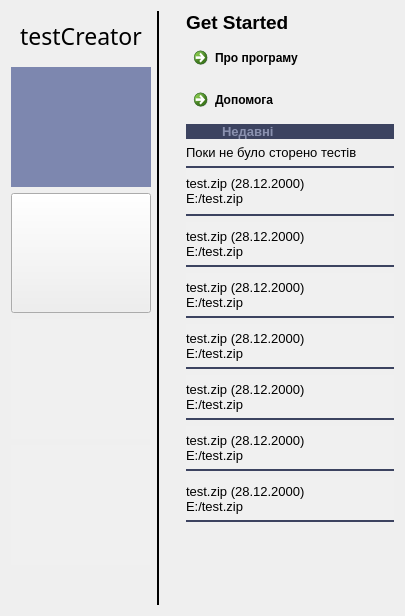
      <widget class="QWidget" name="page">
       <layout class="QGridLayout" name="gridLayout_2">
        <item row="0" column="0">
         <layout class="QHBoxLayout" name="horizontalLayout_3">
          <item>
           <layout class="QHBoxLayout" name="horizontalLayout">
            <property name="rightMargin">
             <number>20</number>
            </property>
            <item>
             <layout class="QVBoxLayout" name="verticalLayout">
              <property name="rightMargin">
               <number>0</number>
              </property>
              <item>
               <widget class="QLabel" name="label">
                <property name="minimumSize">
                 <size>
                  <width>0</width>
                  <height>50</height>
                 </size>
                </property>
                <property name="font">
                 <font>
                  <family>Bahnschrift</family>
                  <pointsize>17</pointsize>
                  <weight>50</weight>
                  <bold>false</bold>
                 </font>
                </property>
                <property name="text">
                 <string>testCreator</string>
                </property>
                <property name="alignment">
                 <set>Qt::AlignCenter</set>
                </property>
               </widget>
              </item>
              <item>
               <widget class="QPushButton" name="btn_home">
                <property name="minimumSize">
                 <size>
                  <width>140</width>
                  <height>120</height>
                 </size>
                </property>
                <property name="maximumSize">
                 <size>
                  <width>140</width>
                  <height>16777215</height>
                 </size>
                </property>
                <property name="toolTip">
                 <string>Home</string>
                </property>
                <property name="statusTip">
                 <string>Головна сторінка</string>
                </property>
                <property name="styleSheet">
                 <string notr="true">QPushButton { background: #7D87AF; border: none; }
</string>
                </property>
                <property name="text">
                 <string/>
                </property>
                <property name="icon">
                 <iconset resource="img.qrc">
                  <normaloff>:/img/home.png</normaloff>:/img/home.png</iconset>
                </property>
                <property name="iconSize">
                 <size>
                  <width>80</width>
                  <height>80</height>
                 </size>
                </property>
                <property name="autoDefault">
                 <bool>false</bool>
                </property>
                <property name="default">
                 <bool>false</bool>
                </property>
                <property name="flat">
                 <bool>false</bool>
                </property>
               </widget>
              </item>
              <item>
               <widget class="QPushButton" name="btn_create_new">
                <property name="minimumSize">
                 <size>
                  <width>140</width>
                  <height>120</height>
                 </size>
                </property>
                <property name="maximumSize">
                 <size>
                  <width>140</width>
                  <height>16777215</height>
                 </size>
                </property>
                <property name="toolTip">
                 <string>New </string>
                </property>
                <property name="statusTip">
                 <string>Створити новий тест</string>
                </property>
                <property name="text">
                 <string/>
                </property>
                <property name="icon">
                 <iconset resource="img.qrc">
                  <normaloff>:/img/new1.png</normaloff>:/img/new1.png</iconset>
                </property>
                <property name="iconSize">
                 <size>
                  <width>80</width>
                  <height>80</height>
                 </size>
                </property>
                <property name="flat">
                 <bool>false</bool>
                </property>
               </widget>
              </item>
              <item>
               <widget class="QPushButton" name="btn_open">
                <property name="minimumSize">
                 <size>
                  <width>140</width>
                  <height>120</height>
                 </size>
                </property>
                <property name="maximumSize">
                 <size>
                  <width>140</width>
                  <height>16777215</height>
                 </size>
                </property>
                <property name="toolTip">
                 <string>Open file</string>
                </property>
                <property name="statusTip">
                 <string>Відкрити готовий тест</string>
                </property>
                <property name="styleSheet">
                 <string notr="true">QPushButton { background: rgb(240, 240, 240); border: none; }
:hover {background: #7D87AF	; }</string>
                </property>
                <property name="text">
                 <string/>
                </property>
                <property name="icon">
                 <iconset resource="img.qrc">
                  <normaloff>:/img/open1.png</normaloff>:/img/open1.png</iconset>
                </property>
                <property name="iconSize">
                 <size>
                  <width>85</width>
                  <height>85</height>
                 </size>
                </property>
                <property name="flat">
                 <bool>false</bool>
                </property>
               </widget>
              </item>
              <item>
               <widget class="QPushButton" name="btn_import">
                <property name="minimumSize">
                 <size>
                  <width>140</width>
                  <height>120</height>
                 </size>
                </property>
                <property name="maximumSize">
                 <size>
                  <width>140</width>
                  <height>16777215</height>
                 </size>
                </property>
                <property name="toolTip">
                 <string>Import</string>
                </property>
                <property name="statusTip">
                 <string>Швидкий імпорт docx</string>
                </property>
                <property name="whatsThis">
                 <string/>
                </property>
                <property name="accessibleDescription">
                 <string/>
                </property>
                <property name="autoFillBackground">
                 <bool>false</bool>
                </property>
                <property name="styleSheet">
                 <string notr="true">QPushButton { background: rgb(240, 240, 240); border: none; }
:hover {background: #7D87AF	; }</string>
                </property>
                <property name="text">
                 <string/>
                </property>
                <property name="icon">
                 <iconset resource="img.qrc">
                  <normaloff>:/img/import.png</normaloff>:/img/import.png</iconset>
                </property>
                <property name="iconSize">
                 <size>
                  <width>82</width>
                  <height>82</height>
                 </size>
                </property>
                <property name="flat">
                 <bool>true</bool>
                </property>
               </widget>
              </item>
              <item>
               <spacer name="verticalSpacer">
                <property name="orientation">
                 <enum>Qt::Vertical</enum>
                </property>
                <property name="sizeHint" stdset="0">
                 <size>
                  <width>20</width>
                  <height>40</height>
                 </size>
                </property>
               </spacer>
              </item>
             </layout>
            </item>
            <item>
             <widget class="Line" name="line">
              <property name="frameShadow">
               <enum>QFrame::Plain</enum>
              </property>
              <property name="lineWidth">
               <number>2</number>
              </property>
              <property name="orientation">
               <enum>Qt::Vertical</enum>
              </property>
             </widget>
            </item>
           </layout>
          </item>
          <item>
           <layout class="QVBoxLayout" name="verticalLayout_2">
            <item>
             <layout class="QHBoxLayout" name="horizontalLayout_2">
              <property name="topMargin">
               <number>0</number>
              </property>
              <item>
               <layout class="QVBoxLayout" name="verticalLayout_3">
                <item>
                 <widget class="QLabel" name="label_2">
                  <property name="font">
                   <font>
                    <family>Segoe UI</family>
                    <pointsize>14</pointsize>
                    <weight>75</weight>
                    <bold>true</bold>
                   </font>
                  </property>
                  <property name="text">
                   <string>Get Started</string>
                  </property>
                 </widget>
                </item>
                <item>
                 <widget class="QCommandLinkButton" name="commandLinkButton">
                  <property name="font">
                   <font>
                    <family>Segoe UI</family>
                    <pointsize>9</pointsize>
                   </font>
                  </property>
                  <property name="styleSheet">
                   <string notr="true">:hover {background: #7D87AF; }</string>
                  </property>
                  <property name="text">
                   <string>Про програму</string>
                  </property>
                  <property name="icon">
                   <iconset resource="img.qrc">
                    <normaloff>:/img/multimedia-option.png</normaloff>:/img/multimedia-option.png</iconset>
                  </property>
                 </widget>
                </item>
                <item>
                 <widget class="QCommandLinkButton" name="commandLinkButton_2">
                  <property name="font">
                   <font>
                    <family>Segoe UI</family>
                    <pointsize>9</pointsize>
                   </font>
                  </property>
                  <property name="styleSheet">
                   <string notr="true">:hover {background: #7D87AF; }</string>
                  </property>
                  <property name="text">
                   <string>Допомога</string>
                  </property>
                  <property name="icon">
                   <iconset resource="img.qrc">
                    <normaloff>:/img/multimedia-option.png</normaloff>:/img/multimedia-option.png</iconset>
                  </property>
                 </widget>
                </item>
               </layout>
              </item>
              <item>
               <spacer name="horizontalSpacer">
                <property name="orientation">
                 <enum>Qt::Horizontal</enum>
                </property>
                <property name="sizeHint" stdset="0">
                 <size>
                  <width>40</width>
                  <height>20</height>
                 </size>
                </property>
               </spacer>
              </item>
             </layout>
            </item>
            <item>
             <widget class="QLabel" name="label_3">
              <property name="font">
               <font>
                <family>Segoe UI</family>
                <pointsize>10</pointsize>
                <weight>75</weight>
                <bold>true</bold>
               </font>
              </property>
              <property name="styleSheet">
               <string notr="true">color: #8A91AF; background: #3C4360;</string>
              </property>
              <property name="text">
               <string>          Недавні</string>
              </property>
              <property name="margin">
               <number>5</number>
              </property>
             </widget>
            </item>
            <item>
             <widget class="QLabel" name="recent_label">
              <property name="font">
               <font>
                <pointsize>10</pointsize>
               </font>
              </property>
              <property name="text">
               <string>Поки не було сторено тестів</string>
              </property>
              <property name="alignment">
               <set>Qt::AlignBottom|Qt::AlignLeading|Qt::AlignLeft</set>
              </property>
             </widget>
            </item>
            <item>
             <widget class="QPushButton" name="recent1">
              <property name="minimumSize">
               <size>
                <width>0</width>
                <height>50</height>
               </size>
              </property>
              <property name="font">
               <font>
                <family>Segoe UI</family>
                <pointsize>10</pointsize>
               </font>
              </property>
              <property name="layoutDirection">
               <enum>Qt::LeftToRight</enum>
              </property>
              <property name="styleSheet">
               <string notr="true">QPushButton {
 background: rgb(240, 240, 240);
 border: none;
border-top-width: 2px; 
border-bottom-width: 2px; 
    border-bottom-style: solid; 
    border-bottom-color: rgb(60, 67, 96); 
    border-top-style: solid; 
    border-top-color: rgb(60, 67, 96); 
 Text-align:left; }
:hover {background: #7D87AF; }</string>
              </property>
              <property name="text">
               <string>test.zip (28.12.2000)
E:/test.zip</string>
              </property>
              <property name="icon">
               <iconset resource="img.qrc">
                <normaloff>:/img/i2.png</normaloff>:/img/i2.png</iconset>
              </property>
              <property name="iconSize">
               <size>
                <width>36</width>
                <height>36</height>
               </size>
              </property>
             </widget>
            </item>
            <item>
             <widget class="QPushButton" name="recent2">
              <property name="minimumSize">
               <size>
                <width>0</width>
                <height>45</height>
               </size>
              </property>
              <property name="font">
               <font>
                <family>Segoe UI</family>
                <pointsize>10</pointsize>
               </font>
              </property>
              <property name="styleSheet">
               <string notr="true">QPushButton {
 background: rgb(240, 240, 240);
 border: none;
 border-bottom-width: 2px; 
 border-bottom-style: solid; 
 border-bottom-color: rgb(60, 67, 96); 
 Text-align:left; }
:hover {background: #7D87AF; }</string>
              </property>
              <property name="text">
               <string>test.zip (28.12.2000)
E:/test.zip</string>
              </property>
              <property name="icon">
               <iconset resource="img.qrc">
                <normaloff>:/img/i2.png</normaloff>:/img/i2.png</iconset>
              </property>
              <property name="iconSize">
               <size>
                <width>36</width>
                <height>36</height>
               </size>
              </property>
             </widget>
            </item>
            <item>
             <widget class="QPushButton" name="recent3">
              <property name="minimumSize">
               <size>
                <width>0</width>
                <height>45</height>
               </size>
              </property>
              <property name="font">
               <font>
                <family>Segoe UI</family>
                <pointsize>10</pointsize>
               </font>
              </property>
              <property name="styleSheet">
               <string notr="true">QPushButton {
 background: rgb(240, 240, 240);
 border: none;
 border-bottom-width: 2px; 
 border-bottom-style: solid; 
 border-bottom-color: rgb(60, 67, 96); 
 Text-align:left; }
:hover {background: #7D87AF; }</string>
              </property>
              <property name="text">
               <string>test.zip (28.12.2000)
E:/test.zip</string>
              </property>
              <property name="icon">
               <iconset resource="img.qrc">
                <normaloff>:/img/i2.png</normaloff>:/img/i2.png</iconset>
              </property>
              <property name="iconSize">
               <size>
                <width>36</width>
                <height>36</height>
               </size>
              </property>
             </widget>
            </item>
            <item>
             <widget class="QPushButton" name="recent4">
              <property name="minimumSize">
               <size>
                <width>0</width>
                <height>45</height>
               </size>
              </property>
              <property name="font">
               <font>
                <family>Segoe UI</family>
                <pointsize>10</pointsize>
               </font>
              </property>
              <property name="styleSheet">
               <string notr="true">QPushButton {
 background: rgb(240, 240, 240);
 border: none;
 border-bottom-width: 2px; 
 border-bottom-style: solid; 
 border-bottom-color: rgb(60, 67, 96); 
 Text-align:left; }
:hover {background: #7D87AF; }</string>
              </property>
              <property name="text">
               <string>test.zip (28.12.2000)
E:/test.zip</string>
              </property>
              <property name="icon">
               <iconset resource="img.qrc">
                <normaloff>:/img/i2.png</normaloff>:/img/i2.png</iconset>
              </property>
              <property name="iconSize">
               <size>
                <width>36</width>
                <height>36</height>
               </size>
              </property>
             </widget>
            </item>
            <item>
             <widget class="QPushButton" name="recent5">
              <property name="minimumSize">
               <size>
                <width>0</width>
                <height>45</height>
               </size>
              </property>
              <property name="font">
               <font>
                <family>Segoe UI</family>
                <pointsize>10</pointsize>
               </font>
              </property>
              <property name="styleSheet">
               <string notr="true">QPushButton {
 background: rgb(240, 240, 240);
 border: none;
 border-bottom-width: 2px; 
 border-bottom-style: solid; 
 border-bottom-color: rgb(60, 67, 96); 
 Text-align:left; }
:hover {background: #7D87AF; }</string>
              </property>
              <property name="text">
               <string>test.zip (28.12.2000)
E:/test.zip</string>
              </property>
              <property name="icon">
               <iconset resource="img.qrc">
                <normaloff>:/img/i2.png</normaloff>:/img/i2.png</iconset>
              </property>
              <property name="iconSize">
               <size>
                <width>36</width>
                <height>36</height>
               </size>
              </property>
             </widget>
            </item>
            <item>
             <widget class="QPushButton" name="recent6">
              <property name="minimumSize">
               <size>
                <width>0</width>
                <height>45</height>
               </size>
              </property>
              <property name="font">
               <font>
                <family>Segoe UI</family>
                <pointsize>10</pointsize>
               </font>
              </property>
              <property name="styleSheet">
               <string notr="true">QPushButton {
 background: rgb(240, 240, 240);
 border: none;
 border-bottom-width: 2px; 
 border-bottom-style: solid; 
 border-bottom-color: rgb(60, 67, 96); 
 Text-align:left; }
:hover {background: #7D87AF; }</string>
              </property>
              <property name="text">
               <string>test.zip (28.12.2000)
E:/test.zip</string>
              </property>
              <property name="icon">
               <iconset resource="img.qrc">
                <normaloff>:/img/i2.png</normaloff>:/img/i2.png</iconset>
              </property>
              <property name="iconSize">
               <size>
                <width>36</width>
                <height>36</height>
               </size>
              </property>
             </widget>
            </item>
            <item>
             <widget class="QPushButton" name="recent7">
              <property name="minimumSize">
               <size>
                <width>0</width>
                <height>45</height>
               </size>
              </property>
              <property name="font">
               <font>
                <family>Segoe UI</family>
                <pointsize>10</pointsize>
               </font>
              </property>
              <property name="styleSheet">
               <string notr="true">QPushButton {
 background: rgb(240, 240, 240);
 border: none;
 border-bottom-width: 2px; 
 border-bottom-style: solid; 
 border-bottom-color: rgb(60, 67, 96); 
 Text-align:left; }
:hover {background: #7D87AF; }</string>
              </property>
              <property name="text">
               <string>test.zip (28.12.2000)
E:/test.zip</string>
              </property>
              <property name="icon">
               <iconset resource="img.qrc">
                <normaloff>:/img/i2.png</normaloff>:/img/i2.png</iconset>
              </property>
              <property name="iconSize">
               <size>
                <width>36</width>
                <height>36</height>
               </size>
              </property>
             </widget>
            </item>
            <item>
             <spacer name="verticalSpacer_2">
              <property name="orientation">
               <enum>Qt::Vertical</enum>
              </property>
              <property name="sizeHint" stdset="0">
               <size>
                <width>20</width>
                <height>40</height>
               </size>
              </property>
             </spacer>
            </item>
           </layout>
          </item>
         </layout>
        </item>
       </layout>
      </widget>
